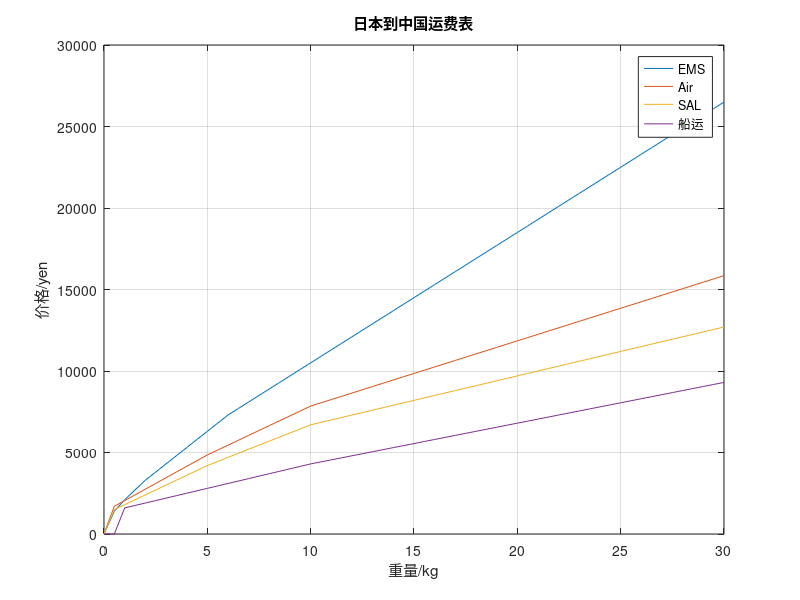

The MATLAB script that drew this image:
x = 0:0.5:30;
y1 = (1400*x+700).*(0.5<=x & x<1)+(1200*x+900).*(x>=1 & x<2)+(1000*x+1300).*(2<=x & x<6)+(800*x+2500).*(6<=x);
y2 = (700*x+1350).*(0.5<=x & x<5)+(600*x+1850).*(5<=x & x<=10)+(400*x+3850).*(10<x & x<=30);
y3 = (600*x+1200).*(0.5<=x & x<5)+(500*x+1700).*(5<=x & x<=10)+(300*x+3700).*(10<x & x<=30);
y4 = (300*x+1300).*(1<=x & x<10)+(250*x+1800).*(10<=x);
figure;
plot(x,y1,x,y2,x,y3,x,y4);
title('日本到中国运费表');
xlabel('重量/kg');
ylabel('价格/yen');
legend('EMS','Air','SAL','船运');
grid on;
